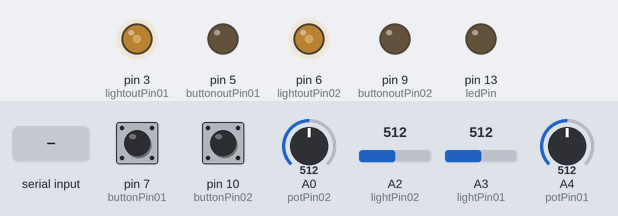
The sketch below on a simulated Arduino Uno, built with avr-gcc and run on an emulated ATmega328P. Shown: output pins drawn as LEDs (lit = HIGH). The inputs (shaded band) are chosen by the test bench; at power-on: A0 (potPin02) = 512, A4 (potPin01) = 512, pin 7 (buttonPin01) LOW, pin 10 (buttonPin02) LOW, A2 (lightPin02) = 512, A3 (lightPin01) = 512. What the sketch prints to the serial monitor is not drawn.

Above: at 1.2 s.
1.3 s: A0 (potPin02) set to 716
At 2.6 s:
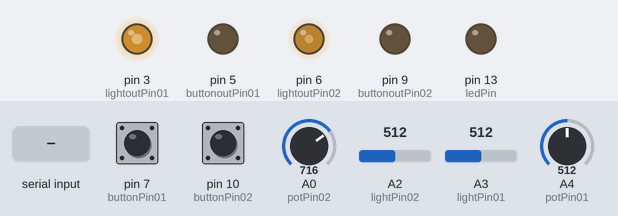
3.0 s: A4 (potPin01) set to 716
At 3.8 s:
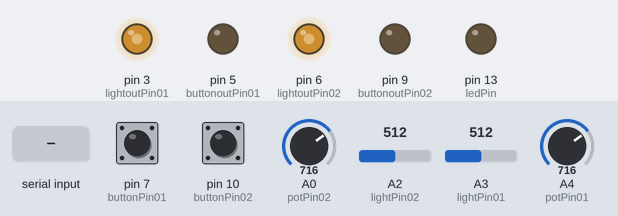
4.5 s: pin 7 (buttonPin01) pulled HIGH for 0.15 s
At 4.9 s:
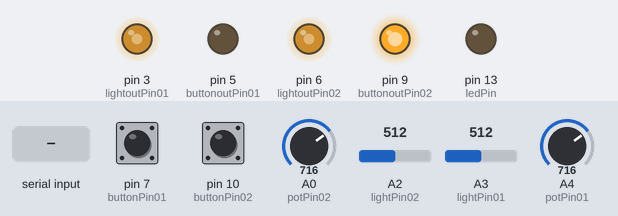
6.5 s: pin 10 (buttonPin02) pulled HIGH for 0.15 s
At 6.9 s:
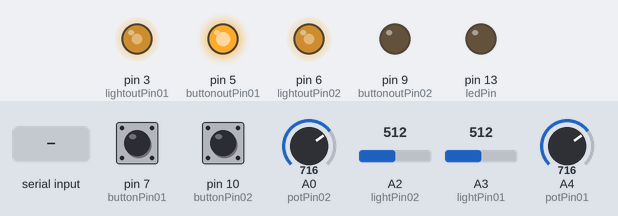
8.5 s: byte 1 (1) received over Serial
At 9.4 s:
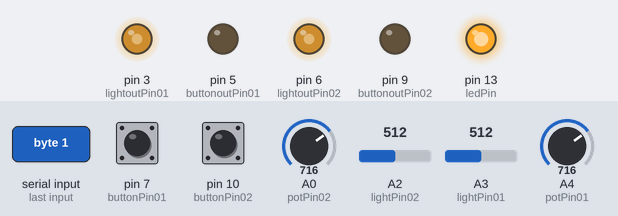
10.0 s: A0 (potPin02) set to 992
At 10.7 s:
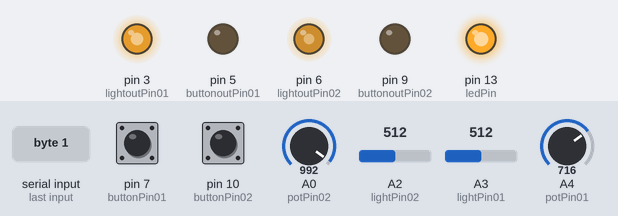
Timing chart, 0 to 12.5 s (numbered marks = the images above; inputs shaded):
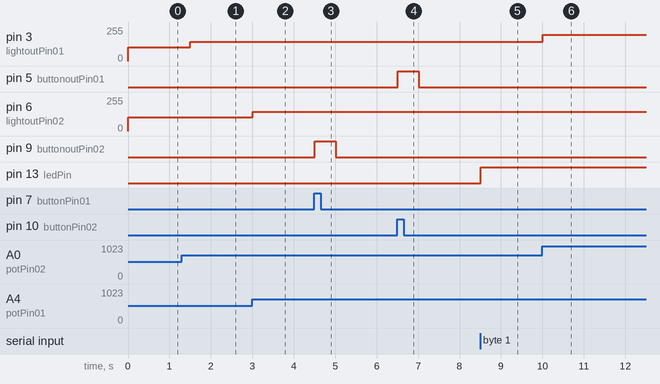

Measured:
- after the input at 1.3 s, pin 3 (lightoutPin01): 102/255 → 143/255 after 0.20 s
- after the input at 3.0 s, pin 6 (lightoutPin02): 102/255 → 143/255 at once
- after the input at 4.5 s, pin 9 (buttonoutPin02): LOW → HIGH at once, → LOW 0.50 s later
- after the input at 6.5 s, pin 5 (buttonoutPin01): LOW → HIGH at once, → LOW 0.50 s later
- after the input at 8.5 s, pin 13 (ledPin): LOW → HIGH at once
- after the input at 10.0 s, pin 3 (lightoutPin01): 143/255 → 198/255 at once

The sketch:

ire.ino
```cpp
//EX. with button and Pot input

const int ledPin = 13;

int lightPin01=3;
int sensorLight01=0;
int prevLightVal01=0;

int lightoutPin01=3;
int buttonoutPin01=5;

int lightoutPin02=6;
int buttonoutPin02=9;

int lightPin02=2;
int sensorLight02=0;
int prevLightVal02=0;

int potPin01 = 4;
int sensorVal01 = 0;
int prevVal01 = 0;

int potPin02 = 0;
int sensorVal02 = 0;
int prevVal02 = 0;

String inputString = "";

//button variables
int buttonPin01=7;
int buttonState01=0; //var for reading the button statis, this changes
int prevButton01=0;

int buttonPin02=10;
int buttonState02=0; //var for reading the button statis, this changes
int prevButton02=0;


void setup()
{
  pinMode(ledPin, OUTPUT);
  Serial.begin(9600);
  pinMode(lightoutPin01,OUTPUT);
  pinMode(lightoutPin02,OUTPUT);
  pinMode(buttonoutPin01,OUTPUT);
  pinMode(buttonoutPin02,OUTPUT);
   pinMode(buttonPin01,INPUT);
  pinMode(buttonPin02,INPUT);
}

void loop()
{


 if(Serial.available()>0){
   int incomingByte=Serial.read();

   if(incomingByte==1){
     digitalWrite(ledPin,1);
   }else if(incomingByte==0){
      digitalWrite(ledPin,0);
   }

 }


 sensorLight01=analogRead(lightPin01);
 if(prevLightVal01!=sensorLight01){
  Serial.print('A');
   Serial.print(sensorLight01);
    Serial.print('B');
    prevLightVal01=sensorLight01;

}

 sensorLight02=analogRead(lightPin02);
 if(prevLightVal02!=sensorLight02){
  Serial.print('C');
   Serial.print(sensorLight02);
    Serial.print('D');
    prevLightVal02=sensorLight02;

}


 sensorVal01=analogRead(potPin01);


  sensorVal02=analogRead(potPin02);


buttonState01=digitalRead(buttonPin01);
if(buttonState01==1){
digitalWrite(buttonoutPin02,HIGH);
}else{
digitalWrite(buttonoutPin02,LOW);
}
Serial.print('I');
Serial.print(buttonState01);
Serial.print('J');

buttonState02=digitalRead(buttonPin02);
if(buttonState02==1){
digitalWrite(buttonoutPin01,HIGH);
}else{
digitalWrite(buttonoutPin01,LOW);
}
Serial.print('K');
Serial.print(buttonState02);
Serial.print('U');
analogWrite(lightoutPin01,sensorVal02/5);
analogWrite(lightoutPin02,sensorVal01/5);


delay(500);

}
```
